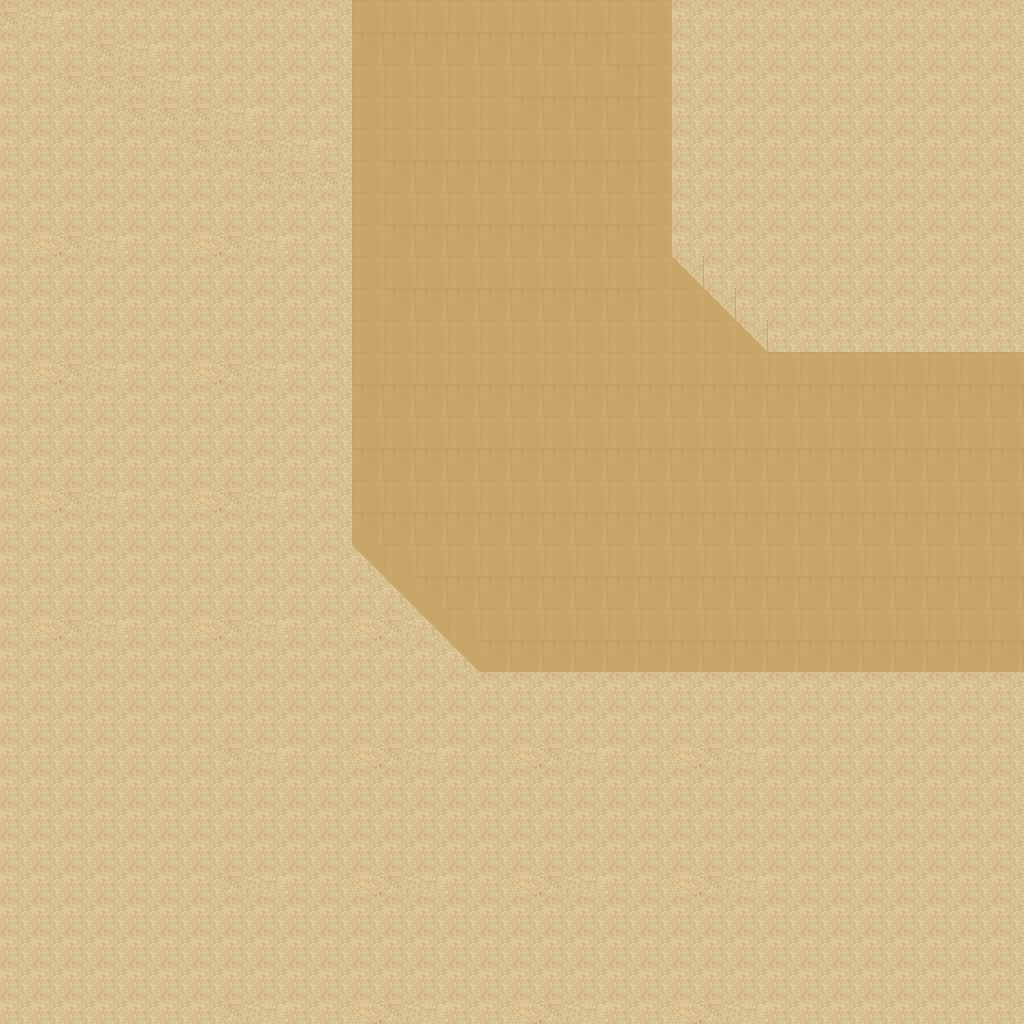

A level layout from a 2D game, rendered from its tile map. Below: a short description, then the map file with tile-grid data replaced by summaries:
An orthogonal 32x32 tile map with 32x32 px tiles, 1 tile layer (Tile Layer 1).

<map version="1.0" orientation="orthogonal" renderorder="right-down" width="32" height="32" tilewidth="32" tileheight="32" nextobjectid="1">
 <tileset firstgid="1" name="desert_5" tilewidth="32" tileheight="32" tilecount="48">
  <image source="../Images/map/desert_5.png" width="256" height="192" />
 </tileset>
 <layer name="Tile Layer 1" width="32" height="32">
  <data>[1024 cells, 1024 non-empty, 26 distinct tile ids]</data>
 </layer>
</map>
